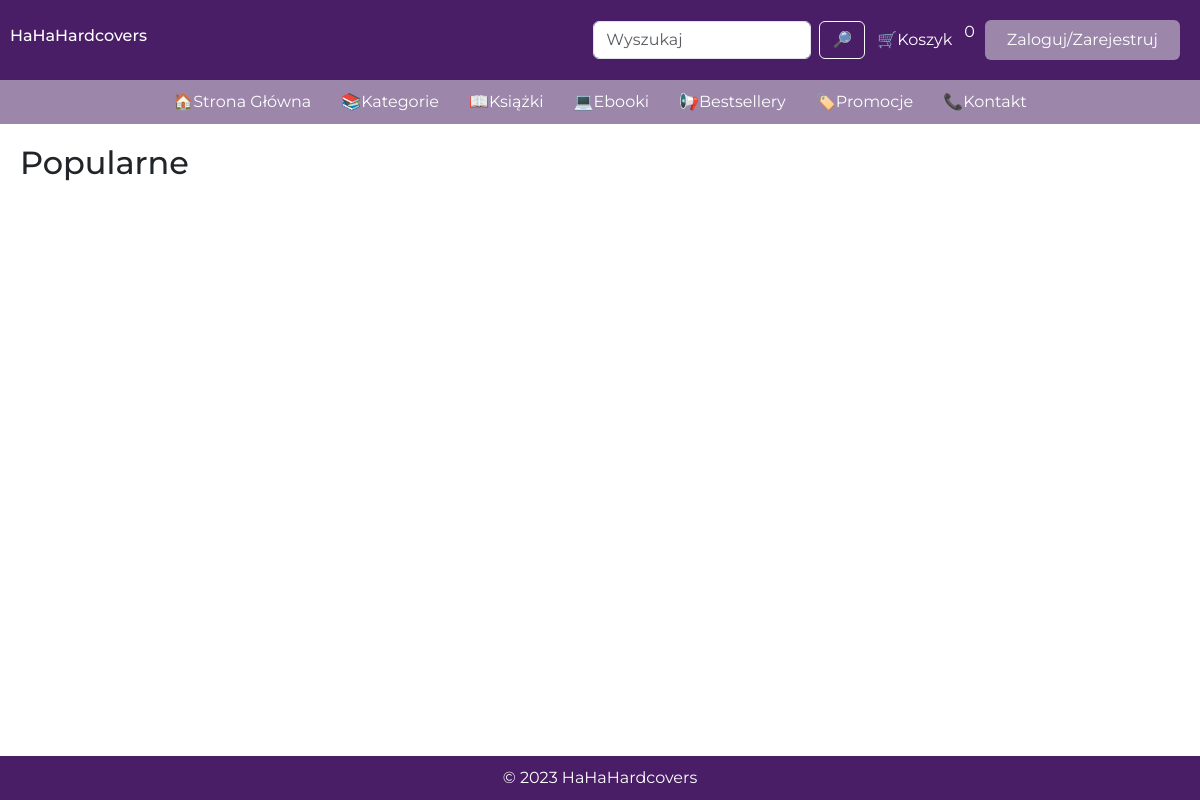
/, run on an earlier commit of the app's database.
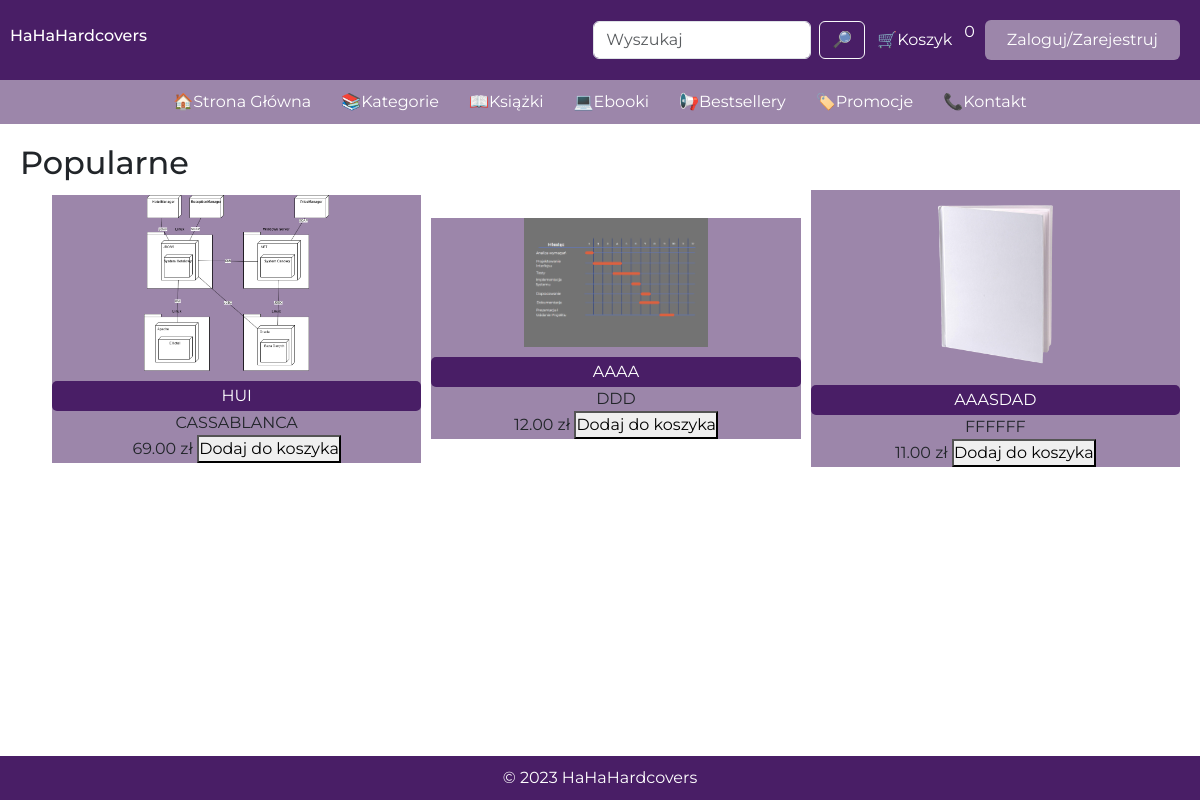
And on a later commit of the database.
### stuff/models.py (models this page shows, shortened)
class Books(models.Model):
    author = models.CharField(max_length= 100, default = None)
    title = models.CharField(max_length=50)
    description = models.TextField(null=True,blank=True)
    price = models.DecimalField(max_digits=5, decimal_places  = 2, default = None)
    vote_total = models.IntegerField(default=0, null=True, blank=True)
    vote_ratio = models.IntegerField(default=0, null=True, blank=True)
    tags = models.ManyToManyField('Tag',blank=True)
    image = models.ImageField(null= True, blank=True)
    id = models.UUIDField(default=uuid.uuid4, unique=True,
                          primary_key=True, editable=False)
    class Meta:
        verbose_name_plural = 'Books'
    @property
    def imageURL(self):
        try:
            url = self.image.url
        except:
            url = ''
        return url

### stuff/views.py (the view)
# urls.py: path('',views.stuffList, name='stuff_list'),
def stuffList(request):
    if request.user.is_authenticated:
        customer = request.user.profile
        order, created = Order.objects.get_or_create(customer = customer, complete = False)
        items = order.orderitem_set.all()
        cartItems = order.get_cart_items
    else:
        items = []
        order = {'get_cart_total':0 , 'get_cart_items':0, 'shipping': True}
        cartItems = order['get_cart_items']
    books = Books.objects.all()
    context = {
        'books' : books,
        'cartitems' : cartItems,
    }
    return render(request,'stuff/stuff_list.html', context)

### stuff/templates/stuff/stuff_list.html (shortened to what this page needs)
{% extends 'index.html' %}
{% load static %}
{% block stuff %}
    {% for book in books %}
    <li>
      {% if book.imageURL %}
        <img src="{{ book.imageURL }}" alt="">
      {% else %}
        <img src="{% static 'images/blank.png' %}" alt="">
      {% endif %}
      <a class="read-more-button" href="#">
        {{book.title}}
      </a>
      {{book.author}}<br/>
      {{book.price|floatformat:2}} zł
      <button data-book="{{book.id}}" data-action="add" class="addItem">Dodaj do koszyka</button>
    </li>
    {% endfor %}
{% endblock %}

### templates/index.html (shortened to what this page needs)
<!DOCTYPE html>
{% load static %}
<html lang="en">
<head>
    <link rel="stylesheet" href="https://cdnjs.cloudflare.com/ajax/libs/font-awesome/6.4.2/css/all.min.css">
    <link rel="stylesheet" href="{% static 'styles\mainstyl.css' %}">
    {% block nav %}
    {% include 'stuff/navbar.html' %}
    {% endblock nav %}
    <section class="trend-section">
        <h2>Popularne</h2>
        <ul id="popular-book-list">
            {% block stuff %}
            {% endblock stuff %}
        </ul>
    </section>
    <footer>
        &copy; 2023 HaHaHardcovers
    </footer>
</body>
</html>

### stuff/templates/stuff/navbar.html (shortened to what this page needs)
{% block navbar %}
{% load static %}
<!DOCTYPE html>
<html>
<head>
    {% load bootstrap5 %}
    {% bootstrap_css %}
    <link rel="stylesheet" href="{% static 'styles\navbarstyle.css' %}">
</head>
<body>
    <body>
        <header>
            <h1 class="navbar-brand">HaHaHardcovers</h1>
            <div class="header-buttons">
                <form class="d-flex" role="search">
                    <input class="form-control me-2" type="search" placeholder="Wyszukaj" aria-label="Search">
                    <button class="btn btn-outline-light" type="submit">🔎</button>
                  </form>
                  <a href="{% url 'stuff:cart' %}" class="cart-link">🛒Koszyk</a>
                  <p>{{ cartitems }}</p>
              {% if user.is_authenticated %}
                  <button id="Button1">
                      <a href="{% url 'users:user-profile' user.profile.id %}" class="category_bar_element">Profil</a>
                  </button>
                  {% if user.is_superuser %}
                  <button id="Button1">
                      <a href="{% url 'stuff:add_Book' %}" class="category_bar_element">Dodaj książkę</a>
                  </button>
                  {% endif %}
              <button id="Button1">
                  <a href="{% url 'users:logout' %}" class="category_bar_element">Wyloguj</a>
              </button>
              {% else %}
              <button id="Button1">
                  <a href="{% url 'users:login_Register' %}" class="category_bar_element">Zaloguj/Zarejestruj</a>
              </button>
              {% endif %}
            </div>
        </header>
        <nav>
            <a href="#">🏠Strona Główna</a>
                <a href="#" data-bs-toggle="dropdown">
                    📚Kategorie
                </a>
            <a href="#">📖Książki</a>
            <a href="#">💻Ebooki</a>
            <a href="#">📢Bestsellery</a>
            <a href="#">🏷️Promocje</a>
            <a href="#">📞Kontakt</a>
        </nav>
</body>
</html>
{% endblock %}

### static/styles/mainstyl.css (style rules this page uses)
body { font-family: 'Montserrat', sans-serif; margin: 0; padding: 0; background-color: #ffffff; display: flex; flex-wrap: wrap; }
header { background-color: #491e66; color: #fff; padding: 10px; text-align: center; width: 100%; display: flex; justify-content: space-between; align-items: center; top: -100px; transition: top 0.3s; }
.header-buttons { display: flex; align-items: center; }
.cart-link { text-decoration: none; color: #fff; padding: 8px 12px; border-radius: 5px; background-color: transparent; }
#Button1 { font-family: 'Montserrat', sans-serif; background: #9c86aa; border: none; padding: 8px 22px; border-radius: 6px; transition: all 0.2s ease; margin: 10px 10px 10px 10px; }
nav { display: flex; justify-content: center; background-color: #9c86aa; padding: 10px; width: 100%; }
nav a { color: #fff; text-decoration: none; margin: 0 15px; }
section { padding: 20px; flex: 1; }
footer { background-color: #491e66; color: #fff; text-align: center; padding: 10px; position: fixed; bottom: 0; width: 100%; }
.trend-section li { background-color:#9c86aa; }
.trend-section li img, .trend-section li a { opacity: 1; }
#popular-book-list { list-style: none; display: grid; grid-template-columns: repeat(3, 1fr); gap: 10px; text-align: center; align-items: center; }
#popular-book-list img { width: 50%; height: 50%; }
.read-more-button { display: block; text-align: center; margin-top: 10px; text-decoration: none; color: #fff; background-color: #491e66; opacity: .8; padding: 3px 8px; border-radius: 5px; transition: 1s; }
.category_bar_element { text-decoration: none; color: #fff; }

### static/styles/navbarstyle.css (style rules this page uses)
* { margin: 0; padding: 0; box-sizing: border-box; font-family: 'Montserrat', sans-serif; }
body { font-family: 'Montserrat', sans-serif; margin: 0; padding: 0; background-color: #ffffff; display: flex; flex-wrap: wrap; }
header { background-color: #491e66; color: #fff; padding: 10px; text-align: center; width: 100%; display: flex; justify-content: space-between; align-items: center; top: -100px; transition: top 0.3s; }
.header-buttons { display: flex; flex-direction: row; }
.cart-link { text-decoration: none; color: #fff; padding: 8px 12px; border-radius: 5px; background-color: transparent; }
#Button1 { font-family: 'Montserrat', sans-serif; background: #9c86aa; border: none; padding: 8px 22px; border-radius: 6px; transition: all 0.2s ease; margin: 10px 10px 10px 10px; }
nav { display: flex; justify-content: center; background-color: #9c86aa; padding: 10px; width: 100%; }
nav a { color: #fff; text-decoration: none; margin: 0 15px; }
.category_bar_element { text-decoration: none; color: #fff; }

What changed in the data, as far as the page shows it:
added Books: imageURL (picture), title "HUI", author "CASSABLANCA", price "69.00"
added Books: imageURL (picture), title "AAAA", author "DDD", price "12.00"
added Books: title "AAASDAD", author "FFFFFF", price "11.00"
